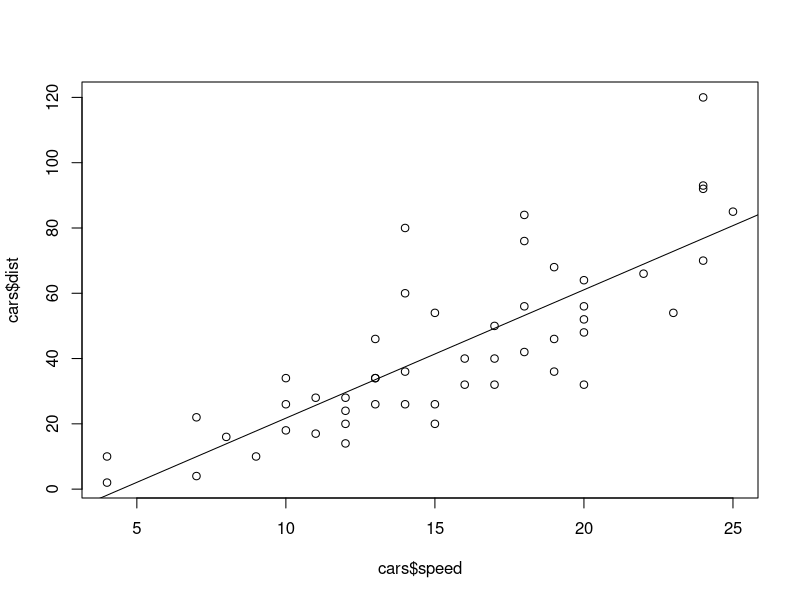

This figure's R source:
data("cars")
linearModel <- lm(dist~speed, data=cars)
newCar <- data.frame(speed=25)
result <- predict(linearModel, newCar)
print(result)
plot(cars$speed, cars$dist)
abline(linearModel)

#x <- c(10,20,30,40,60)
#y <- c(10,20,30,40,50)
#relation <- lm(y~x)
#a <- data.frame(x=70)
#plot(y,x)
#abline(relation)
#result <- predict(relation, a)
#print(result)